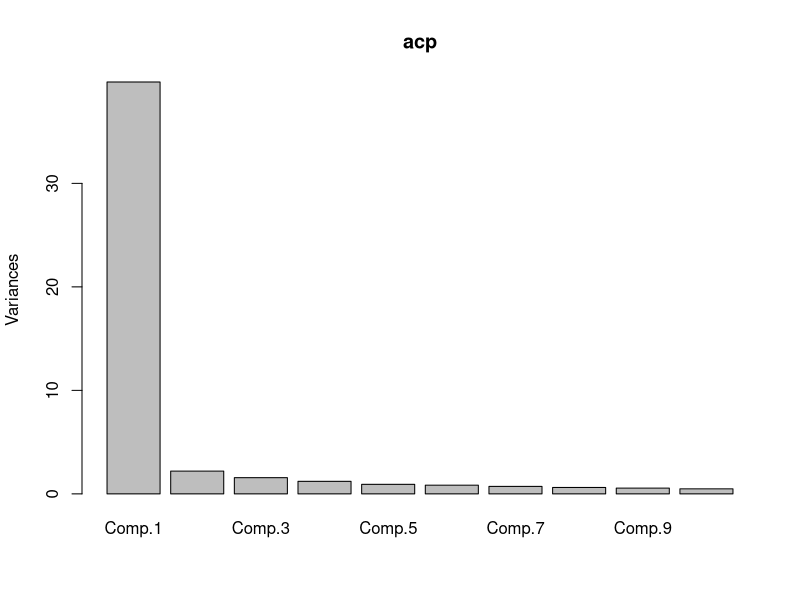
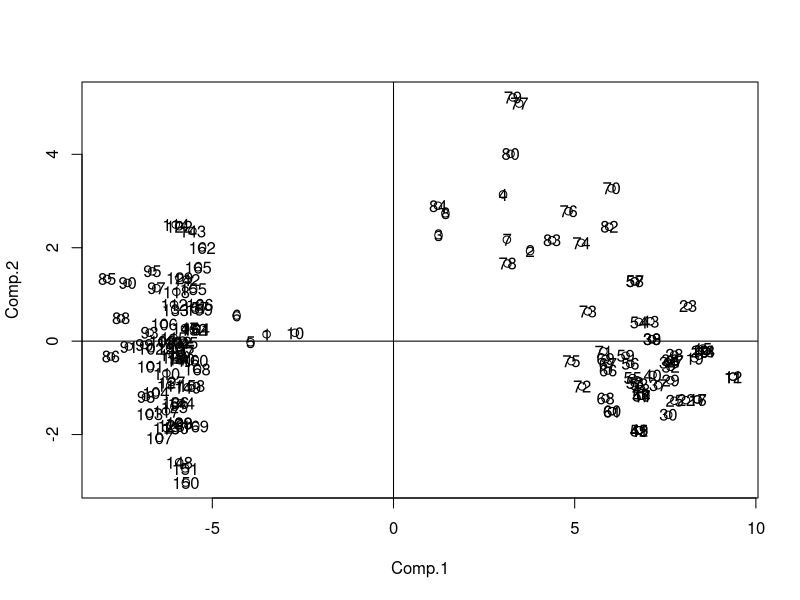
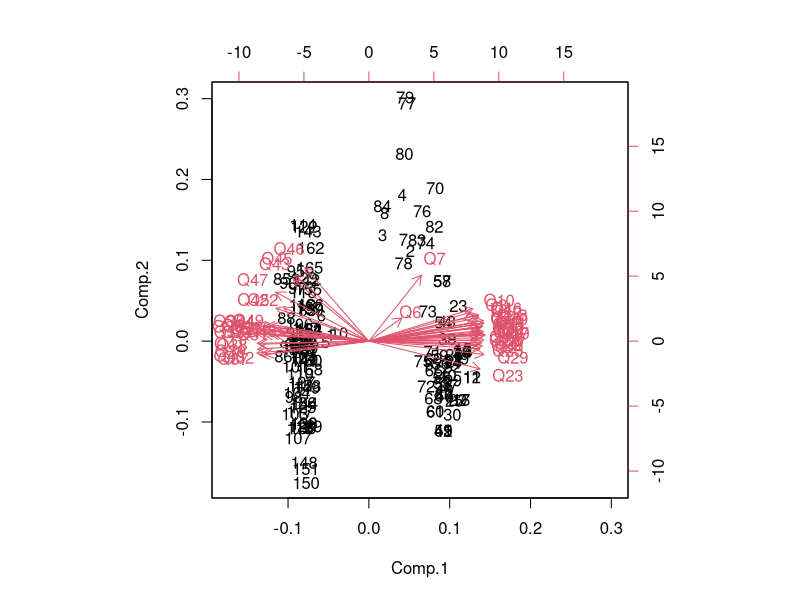

The R script that drew these images, in order:

###
library(readr)
library(corrplot) 
library(ggplot2)
###


divorce_data <- read.csv("divorce_data.csv", sep = ";")


########### FASE 1. ANALISI PRELIMINARE ############

### VERIFICA DELLA TIPOLOGIA DI VARIABILI
# devono essere tutte type factor, dato che le risposte al sondaggio possono
# essere solo: 0, 1, 2, 3, 4, 5
# anche la variabile risposta "Divorce" deve essere type factor


str(divorce_data)

# tutte le variabili sono type int: le trasformo in type factor

# for (col in names(divorce_data)) {
#   if (is.numeric(divorce_data[[col]])) {
#     divorce_data[[col]] <- as.factor(divorce_data[[col]])
#   }
# }

# str(divorce_data)
# da fare dopo se no non si può calcolare la correlazione



### DIVIDIAMO IN TRAINING E TEST

train_size <- floor(0.80*nrow(divorce_data))
set.seed(12)

train_index <- sample(seq_len(nrow(divorce_data)), size = train_size)
training <- divorce_data[train_index, ]

test <- divorce_data[-train_index, ]


# salvo i dati originali perima di effettuare pulizia dati
training_original <- training
test_original <- test


# il problema è bilanciato?
# Vediamo se le proporzioni tra le due classi coincidono nei vari dataset
round(prop.table(table(training$Divorce)), 2)
round(prop.table(table(test$Divorce)), 2)
# bilanciato


############# FASE 2. ANALISI ESPLORATIVE ################

### VERIFICA MISSING 
# ci sono valori mancanti?
sum(is.na(divorce_data))
# no

# All responses were collected on a 5 point scale 
# (0=Never, 1=Seldom, 2=Averagely, 3=Frequently, 4=Always).


# controllo se ci sono valori diversi da questi

valori_consentiti <- 0:5

for (col in names(divorce_data)) {
  valori_unici <- unique(divorce_data[[col]])
  valori_non_consentiti <- setdiff(valori_unici, valori_consentiti)
  
  if (length(valori_non_consentiti) > 0) {
    cat("Nel dataset ci sono valori non consentiti nella colonna", col, ":", valori_non_consentiti, "\n")
  }
}

# nessun valore diverso da quelli previsti

##### -> TRAINING

### STATISTICHE DESCRITTIVE
summary(training)


### ANALISI CORRELAZIONE

# da fare dopo la PCA




###### PCA ###### 
acp <- princomp(training[,-55], cor=T)
summary(acp)
screeplot(acp)


plot(acp$scores)
text(acp$scores, rownames(training))
abline(h=0, v=0)

biplot(acp)

